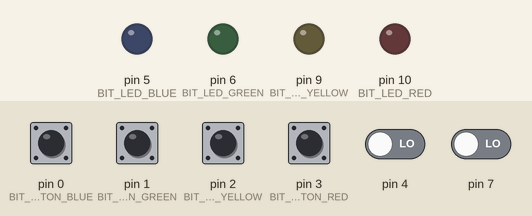
A sketch run on a simulated Arduino Uno, built with avr-gcc and run on an emulated ATmega328P. Shown: output pins drawn as LEDs (lit = HIGH). Dashed ring = blinking. The inputs (shaded band) are chosen by the test bench; at power-on: pin 0 (BIT_PUSHBUTTON_BLUE), pin 1 (BIT_PUSHBUTTON_GREEN), pin 2 (BIT_PUSHBUTTON_YELLOW), pin 3 (BIT_PUSHBUTTON_RED) HIGH, pin 4, pin 7 LOW.

Above: at 1.2 s.
1.3 s: pin 0 (BIT_PUSHBUTTON_BLUE) pulled LOW for 0.15 s
At 2.1 s:
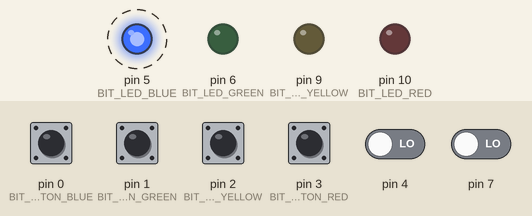
Timing chart, 0 to 10.4 s (numbered marks = the images above; inputs shaded):
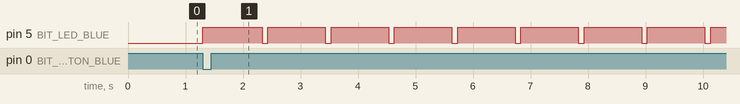

Measured:
- after the input at 1.3 s, pin 5 (BIT_LED_BLUE): alternates HIGH for 1.0 s and LOW for 0.10 s, starting at once

The sketch:

FourLEDsSequencingWithSFRs.ino
```cpp
// Output PORTs and BITs
#define REG_PORT_LED_RED PORTB
#define BIT_LED_RED 2
#define REG_PORT_LED_YELLOW PORTB
#define BIT_LED_YELLOW 1
#define REG_PORT_LED_GREEN PORTD
#define BIT_LED_GREEN 6
#define REG_PORT_LED_BLUE PORTD
#define BIT_LED_BLUE 5

// Input PORTs, PIN reg, and Bits Bits
#define REG_PORT_PUSHBUTTON_RED PORTD
#define REG_PIN_PUSHBUTTON_RED PIND
#define BIT_PUSHBUTTON_RED 3
#define REG_PORT_PUSHBUTTON_YELLOW PORTD
#define REG_PIN_PUSHBUTTON_YELLOW PIND
#define BIT_PUSHBUTTON_YELLOW 2
#define REG_PORT_PUSHBUTTON_GREEN PORTD
#define REG_PIN_PUSHBUTTON_GREEN PIND
#define BIT_PUSHBUTTON_GREEN 1
#define REG_PORT_PUSHBUTTON_BLUE PORTD
#define REG_PIN_PUSHBUTTON_BLUE PIND
#define BIT_PUSHBUTTON_BLUE 0

uint8_t blueState = HIGH;
uint8_t lastBlueState = HIGH;
uint8_t greenState = HIGH;
uint8_t lastGreenState = HIGH;

volatile uint8_t mainEventFlags = 0;
#define FLAG_RED_PUSHBUTTON 0x01
#define FLAG_YELLOW_PUSHBUTTON 0x02
#define FLAG_GREEN_PUSHBUTTON 0x04
#define FLAG_BLUE_PUSHBUTTON 0x08

volatile uint8_t portdhistory = 0xFF;

int ledSequence[10] = {BIT_LED_BLUE,
                       BIT_LED_BLUE,
                       BIT_LED_BLUE,
                       BIT_LED_BLUE,
                       BIT_LED_BLUE,
                       BIT_LED_BLUE,
                       BIT_LED_BLUE,
                       BIT_LED_BLUE,
                       BIT_LED_BLUE,
                       BIT_LED_BLUE};

int index = 0;

void setup() {
  Serial.begin(9600);
  DDRB = _BV(BIT_LED_RED) | _BV(BIT_LED_YELLOW);  // Set RED and YELLOW LEDs as Output
  DDRD = _BV(BIT_LED_GREEN) | _BV(BIT_LED_BLUE);  // Set GREEN and BLUE LEDs as Output
  REG_PORT_PUSHBUTTON_RED |= _BV(BIT_PUSHBUTTON_RED);
  REG_PORT_PUSHBUTTON_YELLOW |= _BV(BIT_PUSHBUTTON_YELLOW);
  REG_PORT_PUSHBUTTON_GREEN |= _BV(BIT_PUSHBUTTON_GREEN);
  REG_PORT_PUSHBUTTON_BLUE |= _BV(BIT_PUSHBUTTON_BLUE);

  PCICR = _BV(PCIE2);  // Enable Pin Change Interrupts for Port D pins
  //PCMSK2 = 0x0F;                                                       // Enables RD0 - RD3 as interrupts
  PCMSK2 = _BV(PCINT19) | _BV(PCINT18) | _BV(PCINT17) | _BV(PCINT16);  // Enables RD0 - RD3 as interrupts

  sei();  // Turn on interrupts globally. Not required for us, since Arduino does it.
}

void showFeedbackLeds() {
  if (bit_is_clear(REG_PIN_PUSHBUTTON_RED, BIT_PUSHBUTTON_RED)) {
    REG_PORT_LED_RED |= _BV(BIT_LED_RED);
  } else {
    REG_PORT_LED_RED &= ~_BV(BIT_LED_RED);
  }
  if (bit_is_clear(REG_PIN_PUSHBUTTON_YELLOW, BIT_PUSHBUTTON_YELLOW)) {
    REG_PORT_LED_YELLOW |= _BV(BIT_LED_YELLOW);
  } else {
    REG_PORT_LED_YELLOW &= ~_BV(BIT_LED_YELLOW);
  }
  if (bit_is_clear(REG_PIN_PUSHBUTTON_GREEN, BIT_PUSHBUTTON_GREEN)) {
    REG_PORT_LED_GREEN |= _BV(BIT_LED_GREEN);
  } else {
    REG_PORT_LED_GREEN &= ~_BV(BIT_LED_GREEN);
  }
  if (bit_is_clear(REG_PIN_PUSHBUTTON_BLUE, BIT_PUSHBUTTON_BLUE)) {
    REG_PORT_LED_BLUE |= _BV(BIT_LED_BLUE);
  } else {
    REG_PORT_LED_BLUE &= ~_BV(BIT_LED_BLUE);
  }
}


void loop() {
  showFeedbackLeds();

  if (mainEventFlags & FLAG_RED_PUSHBUTTON) {
    delay(30);
    mainEventFlags &= ~FLAG_RED_PUSHBUTTON;
    if (bit_is_clear(REG_PIN_PUSHBUTTON_RED, BIT_PUSHBUTTON_RED)) {
      // Do the action!
      // REG_PORT_LED_RED ^= _BV(BIT_LED_RED);
      addLed(BIT_LED_RED);
    }
  }
  if (mainEventFlags & FLAG_YELLOW_PUSHBUTTON) {
    delay(30);
    mainEventFlags &= ~FLAG_YELLOW_PUSHBUTTON;
    if (bit_is_clear(REG_PIN_PUSHBUTTON_YELLOW, BIT_PUSHBUTTON_YELLOW)) {
      // Do the action!
      addLed(BIT_LED_YELLOW);
    }
  }
  if (mainEventFlags & FLAG_GREEN_PUSHBUTTON) {
    delay(30);
    mainEventFlags &= ~FLAG_GREEN_PUSHBUTTON;
    if (bit_is_clear(REG_PIN_PUSHBUTTON_GREEN, BIT_PUSHBUTTON_GREEN)) {
      // Do the action!
      addLed(BIT_LED_GREEN);
    }
  }
  if (mainEventFlags & FLAG_BLUE_PUSHBUTTON) {
    delay(30);
    mainEventFlags &= ~FLAG_BLUE_PUSHBUTTON;
    if (bit_is_clear(REG_PIN_PUSHBUTTON_BLUE, BIT_PUSHBUTTON_BLUE)) {
      // Do the action!
      runSequence();
      for (int i = 0; i < 10; i++) {
        ledSequence[i] = BIT_LED_BLUE;
      }
      index = 0;
    }
  }
}

void addLed(uint8_t ledToAdd) {
  if (index < 10) {
    ledSequence[index] = ledToAdd;
    index++;
  }
}

void runSequence() {
  REG_PORT_LED_BLUE &= ~_BV(BIT_LED_BLUE);
  for (int i = 0; i < 10; i++) {
    uint8_t activeBit = ledSequence[i];
    // digitalWrite(ledSequence[i], HIGH);
    if (activeBit == BIT_LED_RED || activeBit == BIT_LED_YELLOW) {
      REG_PORT_LED_RED |= _BV(activeBit);
    } else {
      REG_PORT_LED_GREEN |= _BV(activeBit);
    }
    delay(1000);
    // digitalWrite(ledSequence[i], LOW);
    if (activeBit == BIT_LED_RED || activeBit == BIT_LED_YELLOW) {
      REG_PORT_LED_RED ^= _BV(activeBit);
    } else {
      REG_PORT_LED_GREEN ^= _BV(activeBit);
    }
    delay(100);
  }
}


              // if (bit_is_clear(REG_PIN_PUSHBUTTON_RED, BIT_PUSHBUTTON_RED)) {
              //   REG_PORT_LED_RED |= _BV(BIT_LED_RED);
              // } else {
              //   REG_PORT_LED_RED &= ~_BV(BIT_LED_RED);
              // }

ISR(PCINT2_vect) {
  // ISR called means that RD0, RD1, RD2, or RD3 changed.
  uint8_t changedbits;
  changedbits = PIND ^ portdhistory;  // All pins are on port D
  portdhistory = PIND;
  if (changedbits & _BV(BIT_PUSHBUTTON_RED)) {
    if (bit_is_clear(REG_PIN_PUSHBUTTON_RED, BIT_PUSHBUTTON_RED)) {
      mainEventFlags |= FLAG_RED_PUSHBUTTON;
    }
  }
  if (changedbits & _BV(BIT_PUSHBUTTON_YELLOW)) {
    if (bit_is_clear(REG_PIN_PUSHBUTTON_YELLOW, BIT_PUSHBUTTON_YELLOW)) {
      mainEventFlags |= FLAG_YELLOW_PUSHBUTTON;
    }
  }
  if (changedbits & _BV(BIT_PUSHBUTTON_GREEN)) {
    if (bit_is_clear(REG_PIN_PUSHBUTTON_GREEN, BIT_PUSHBUTTON_GREEN)) {
      mainEventFlags |= FLAG_GREEN_PUSHBUTTON;
    }
  }
  if (changedbits & _BV(BIT_PUSHBUTTON_BLUE)) {
    if (bit_is_clear(REG_PIN_PUSHBUTTON_BLUE, BIT_PUSHBUTTON_BLUE)) {
      mainEventFlags |= FLAG_BLUE_PUSHBUTTON;
    }
  }
  delay(30);
}
```
